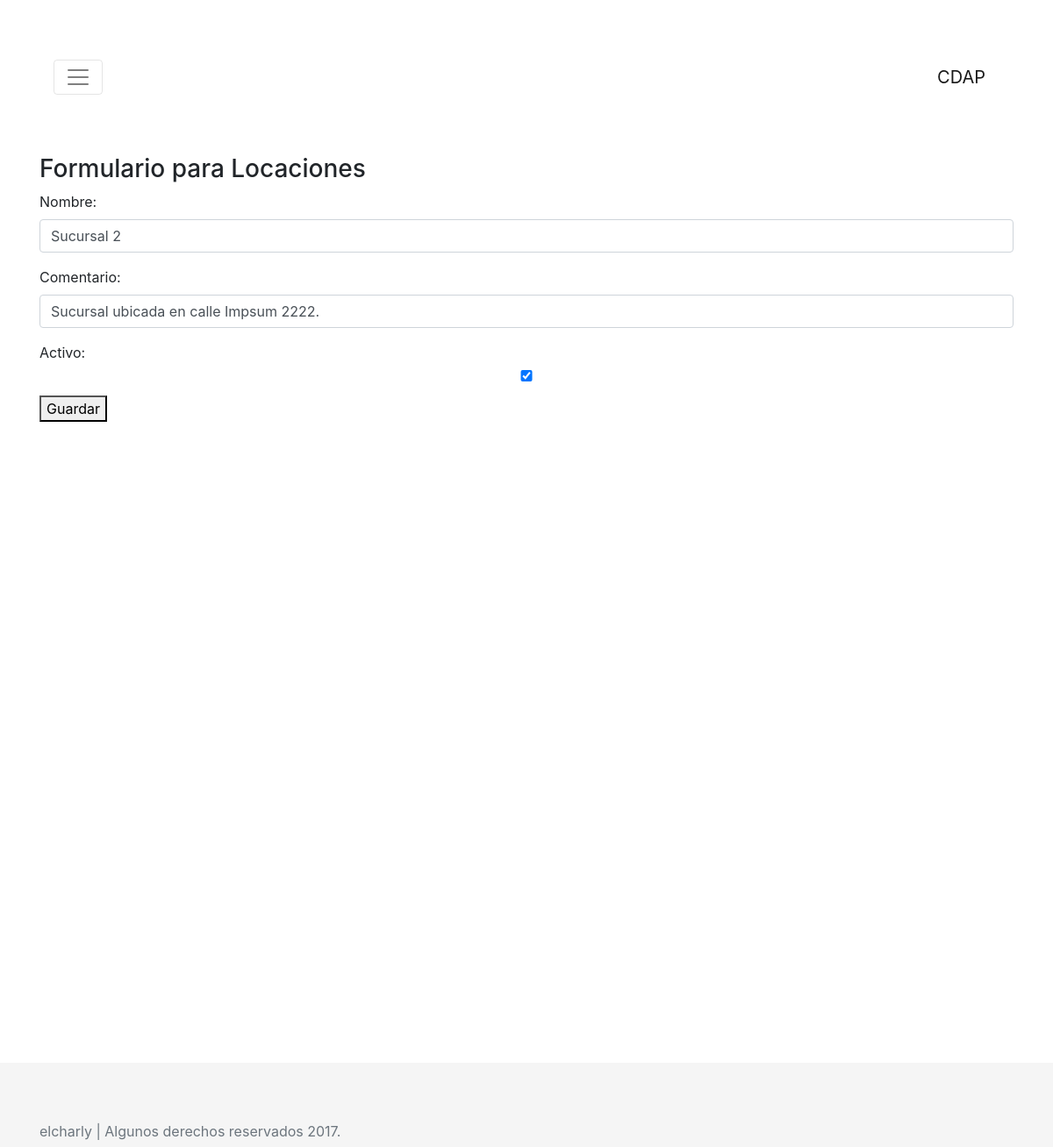
The page /cdap/locacion_editar/2/ on the database as committed earlier.
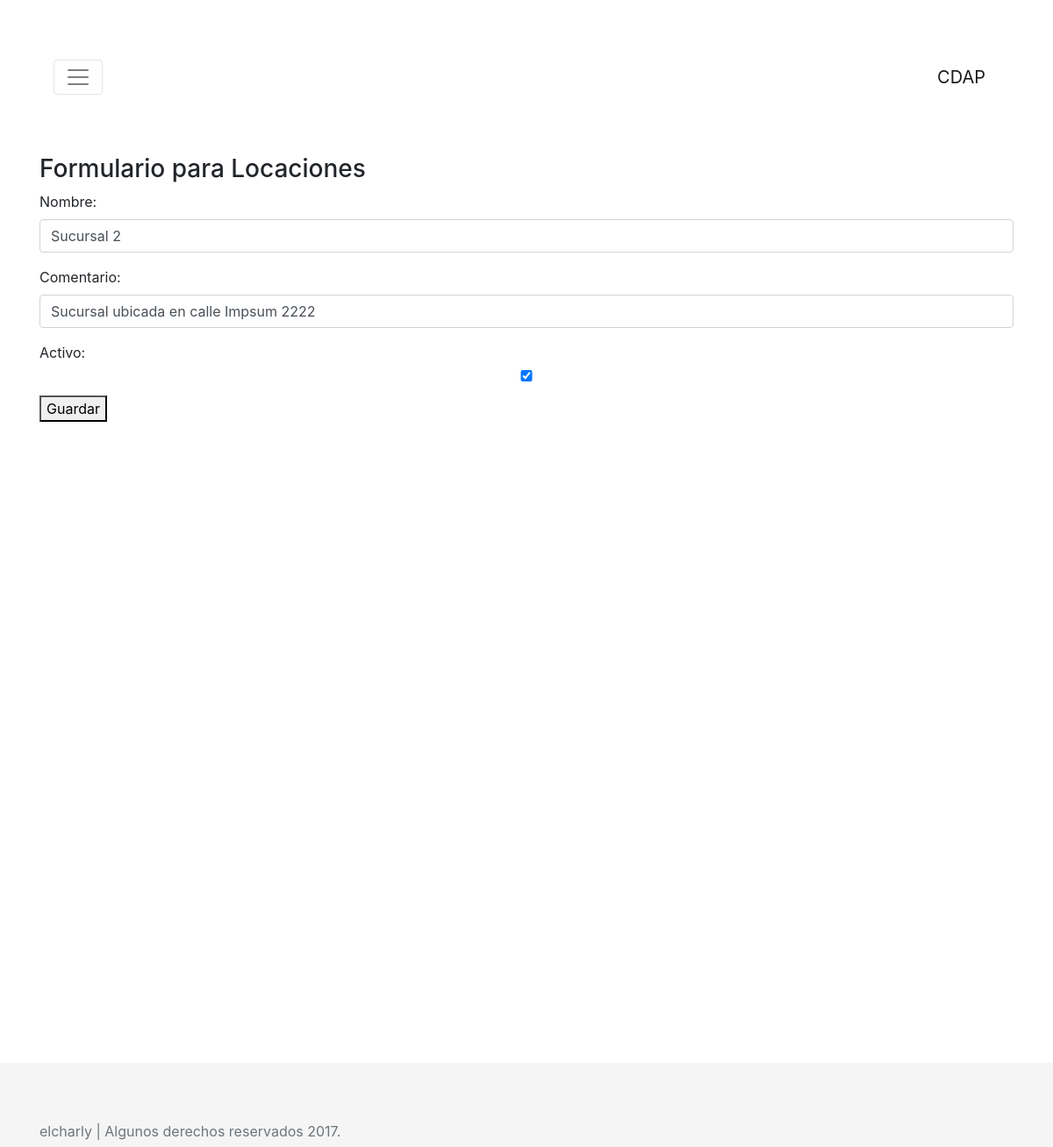
The same page on the database as committed later.
### cdap/models.py (models this page shows, shortened)
class Locacion(models.Model):
    nombre= models.CharField(max_length=50)
    comentario= models.TextField()
    activo= models.BooleanField()

### cdap/views.py (the view)
# urls.py: url(r'^locacion_editar/(?P<id_locacion>\d+)/$', views.locacion_edit, name='locacion_editar'),
def locacion_edit(request, id_locacion):
    locacion = Locacion.objects.get(id=id_locacion)
    if request.method == 'GET':
        form = LocacionForm(instance=locacion)
    else:
        form = LocacionForm(request.POST, instance=locacion)
        if form.is_valid():
            form.save()
        return redirect('locacion_listar')
    return render(request, 'locacion_form.html', {'form':form})

### cdap/forms.py
class LocacionForm(forms.ModelForm):
    class Meta:
        model = Locacion
        fields = [
            'nombre',
            'comentario',
            'activo',
        ]
        labels = {
            'nombre': 'Nombre',
            'comentario': 'Comentario',
            'activo': 'Activo',
        }
        widgets = {
            'nombre': forms.TextInput(attrs={'class': 'form-control'}),
            'comentario': forms.TextInput(attrs={'class': 'form-control'}),
            'activo': forms.CheckboxInput(attrs={'class': 'form-control'}),
        }

### cdap/templates/locacion_form.html (shortened to what this page needs)
{% extends 'base.html'%}
{% block content %}
<h3>Formulario para Locaciones</h3>
<form enctype="multipart/form-data" method="post">
    {{ form.as_p }}
    <button type="submit">Guardar</button>
</form>
{% endblock %}

Rows that differ between the two databases and show on the page:
changed Locacion "Sucursal 2": comentario "Sucursal ubicada en calle Impsum 2222." → "Sucursal ubicada en calle Impsum 2222"
